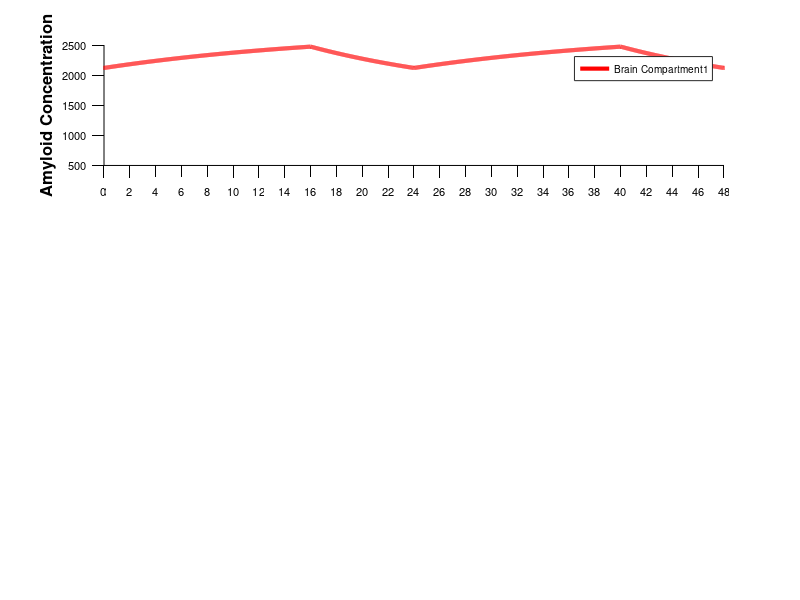

Reproduce this figure in MATLAB. (Note: this script raises an error after producing the figure.)
% general graphics, this will apply to any figure you open
% (groot is the default figure object).
set(groot, ...
'DefaultFigureColor', 'w', ...
'DefaultAxesLineWidth', 0.5, ...
'DefaultAxesXColor', 'k', ...
'DefaultAxesYColor', 'k', ...
'DefaultAxesFontUnits', 'points', ...
'DefaultAxesFontSize', 8, ...
'DefaultAxesFontName', 'Helvetica', ...
'DefaultLineLineWidth', 1, ...
'DefaultTextFontUnits', 'Points', ...
'DefaultTextFontSize', 8, ...
'DefaultTextFontName', 'Helvetica', ...
'DefaultAxesBox', 'off', ...
'DefaultAxesTickLength', [0.02 0.025]);
 
% set the tickdirs to go out - need this specific order
set(groot, 'DefaultAxesTickDir', 'out');
set(groot, 'DefaultAxesTickDirMode', 'manual');

% Updated model function to optimize only sigma_bp (a), sigma_cp (b), and rbc (a12_wake)
function dydt_n = model(t, y)
    r_bc = 0.038;
    r_bp = 0.014;
    r_cp = 0.00537;
    sigma_bc = 1.131;
    sigma_bp = 1.768;
    sigma_cp = 6.100;
    sigma_p = 4.253;
    A = 16.203*8.81;
    sigma_A = 0.772;
    r_p = 0.427/1.44;

    % Switch
    sw_cycle = (mod(t, 24) >= 8 && mod(t, 24) < 24);
    
    % ODE system
    dydt_n = zeros(3, 1);
    dydt_n(1) = A * sw_cycle + sigma_A * A * (1 - sw_cycle) - (r_bp * sw_cycle + sigma_bp * r_bp * (1 - sw_cycle) + r_bc * sw_cycle + sigma_bc * r_bc * (1 - sw_cycle)) * y(1);
    dydt_n(2) = (r_bc * sw_cycle + sigma_bc * r_bc * (1 - sw_cycle)) * y(1) - (r_cp * sw_cycle + sigma_cp * r_cp * (1 - sw_cycle)) * y(2);
    dydt_n(3) = (r_bp * sw_cycle + sigma_bp * r_bp * (1 - sw_cycle)) * y(1) + (r_cp * sw_cycle + sigma_cp * r_cp * (1 - sw_cycle)) * y(2) - (r_p * sw_cycle + sigma_p * r_p * (1 - sw_cycle)) * y(3);
end

% Defining Euler-Maruyama Method
function [t, w] = euler(F, endpoints, initial_conditions, ts)
    % Calculate number of steps and time vector
    total_time = endpoints(2) - endpoints(1);
    num_steps = floor(total_time / ts);
    
    % Initialize time vector
    t = linspace(endpoints(1), endpoints(2), num_steps + 1)';
    
    % Initialize solution matrix
    w = zeros(length(t), length(initial_conditions));
    w(1,:) = initial_conditions;
    
    % Euler iteration
    for k = 1:num_steps
        w(k+1,:) = w(k,:) + F(t(k), w(k,:))' * ts;
    end
end

% Main script
% Run simulation
[t_100days_gwrmse1, sol_100days_gwrmse1] = euler(@(t,y) model(t,y), [0, 24*100], [800,600,20], 0.01);

% Parameters for clearance calculations
r_bc = 0.044;
r_bp = 0.020;
r_cp = 0.00593;
sigma_bc = 1.104;
sigma_bp = 2.412;
sigma_cp = 6.225;

% Brain volume (typical human brain ISF volume in mL)
V_brain = 280; % mL (interstitial fluid volume, can adjust based on your model)

% Extract steady-state concentrations from t=2336 to t=2384
analysis_idx = find(t_100days_gwrmse1 >= 2336 & t_100days_gwrmse1 <= 2384);
t_analysis = t_100days_gwrmse1(analysis_idx);
sol_analysis = sol_100days_gwrmse1(analysis_idx, :);

% Identify wake (8-24) and sleep (0-8) periods
time_of_day = mod(t_analysis, 24);
wake_idx = (time_of_day >= 8) & (time_of_day < 24);
sleep_idx = (time_of_day >= 0) & (time_of_day < 8);

% Calculate mean concentrations during wake and sleep
wake_brain_conc = mean(sol_analysis(wake_idx, 1));
sleep_brain_conc = mean(sol_analysis(sleep_idx, 1));
wake_csf_conc = mean(sol_analysis(wake_idx, 2));
sleep_csf_conc = mean(sol_analysis(sleep_idx, 2));

fprintf('\n=== CNS CLEARANCE ANALYSIS ===\n\n');

fprintf('STEADY-STATE BRAIN CONCENTRATIONS (t=2336 to t=2384):\n');
fprintf('  During wake:  %.2f pg/mL\n', wake_brain_conc);
fprintf('  During sleep: %.2f pg/mL\n\n', sleep_brain_conc);

fprintf('─────────────────────────────────────────────────────────────\n');
fprintf('FRACTIONAL CLEARANCE RATE CONSTANTS (h⁻¹):\n');
fprintf('─────────────────────────────────────────────────────────────\n\n');

fprintf('WAKE PERIOD (8:00 - 24:00):\n');
fprintf('  Brain to CSF efflux (r_bc):           %.4f h⁻¹\n', r_bc);
fprintf('  Blood-Brain Barrier (r_bp):           %.4f h⁻¹\n', r_bp);
fprintf('  Blood-CSF Barrier (r_cp):           %.4f h⁻¹\n', r_cp);
fprintf('  Total CNS clearance (r_bc + r_bp):    %.4f h⁻¹\n', r_bc + r_bp + r_cp);
fprintf('  Brain to CSF contribution:             %.2f%%\n', (r_bc / (r_bc + r_bp + r_cp)) * 100);
fprintf('  BBB contribution:                      %.2f%%\n\n', (r_bp / (r_bc + r_bp + r_cp)) * 100);
fprintf('  Blood to CSF contribution:                      %.2f%%\n\n', (r_cp / (r_bc + r_bp + r_cp)) * 100);

fprintf('SLEEP PERIOD (0:00 - 8:00):\n');
fprintf('  Brain to CSF efflux (r_bc × σ_bc):    %.4f h⁻¹\n', r_bc * sigma_bc);
fprintf('  Blood-Brain Barrier (r_bp × σ_bp):    %.4f h⁻¹\n', r_bp * sigma_bp);
fprintf('  Blood-CSF Barrier (r_cp × σ_cp):    %.4f h⁻¹\n', r_cp * sigma_cp);
fprintf('  Total CNS clearance:                   %.4f h⁻¹\n', r_bc * sigma_bc + r_bp * sigma_bp + r_cp * sigma_cp);
fprintf('  Brain to CSF contribution:             %.2f%%\n', (r_bc * sigma_bc / (r_bc * sigma_bc + r_bp * sigma_bp + r_cp * sigma_cp)) * 100);
fprintf('  BBB contribution:                      %.2f%%\n\n', (r_bp * sigma_bp / (r_bc * sigma_bc + r_bp * sigma_bp + r_cp * sigma_cp)) * 100);
fprintf('  Blood to CSF contribution:                      %.2f%%\n\n', (r_cp * sigma_cp / (r_bc * sigma_bc + r_bp * sigma_bp + r_cp * sigma_cp)) * 100);

fprintf('─────────────────────────────────────────────────────────────\n');
fprintf('ACTUAL FLUX CONTRIBUTIONS (rate × concentration):\n');
fprintf('─────────────────────────────────────────────────────────────\n\n');

% Calculate fluxes during wake (in model units: pg/mL × h⁻¹)
flux_bc_wake = r_bc * wake_brain_conc;
flux_bp_wake = r_bp * wake_brain_conc;
flux_cp_wake = r_cp * wake_brain_conc;
flux_total_wake = flux_bc_wake + flux_bp_wake + flux_cp_wake;

fprintf('WAKE PERIOD:\n');
fprintf('  Brain to CSF flux (r_bc × [Aβ]_brain):      %.2f pg/mL/h\n', flux_bc_wake);
fprintf('  BBB flux (r_bp × [Aβ]_brain):               %.2f pg/mL/h\n', flux_bp_wake);
fprintf('  CSF to Blood flux (r_cp × [Aβ]_CSF):               %.2f pg/mL/h\n', flux_cp_wake);
fprintf('  Total CNS clearance flux:                   %.2f pg/mL/h\n', flux_total_wake);
fprintf('  Brain to CSF flux contribution:             %.2f%%\n', (flux_bc_wake / flux_total_wake) * 100);
fprintf('  BBB flux contribution:                      %.2f%%\n\n', (flux_bp_wake / flux_total_wake) * 100);
fprintf('  Blood-CSF flux contribution:                      %.2f%%\n\n', (flux_cp_wake / flux_total_wake) * 100);

% Calculate fluxes during sleep
flux_bc_sleep = r_bc * sigma_bc * sleep_brain_conc;
flux_bp_sleep = r_bp * sigma_bp * sleep_brain_conc;
flux_cp_sleep = r_cp * sigma_cp * sleep_csf_conc;
flux_total_sleep = flux_bc_sleep + flux_bp_sleep + flux_cp_sleep;

fprintf('SLEEP PERIOD:\n');
fprintf('  Brain to CSF flux (r_bc × σ_bc × [Aβ]_brain):   %.2f pg/mL/h\n', flux_bc_sleep);
fprintf('  BBB flux (r_bp × σ_bp × [Aβ]_brain):            %.2f pg/mL/h\n', flux_bp_sleep);
fprintf('  Blood CSF flux (r_cp × σ_cp × [Aβ]_CSF):            %.2f pg/mL/h\n', flux_cp_sleep);
fprintf('  Total CNS clearance flux:                       %.2f pg/mL/h\n', flux_total_sleep);
fprintf('  Brain to CSF flux contribution:                 %.2f%%\n', (flux_bc_sleep / flux_total_sleep) * 100);
fprintf('  BBB flux contribution:                          %.2f%%\n\n', (flux_bp_sleep / flux_total_sleep) * 100);
fprintf('  Blood CSF flux contribution:                          %.2f%%\n\n', (flux_cp_sleep / flux_total_sleep) * 100);

fprintf('─────────────────────────────────────────────────────────────\n');
fprintf('CONVERSION TO ng/min FOR COMPARISON WITH ROBERTS ET AL. (2014):\n');
fprintf('─────────────────────────────────────────────────────────────\n\n');

fprintf('Using brain ISF volume V_brain = %.0f mL\n\n', V_brain);

% Convert flux from pg/mL/h to ng/min
% flux (pg/mL/h) × V_brain (mL) × (1 ng / 1000 pg) × (1 h / 60 min) = ng/min
conversion_factor = V_brain * (1/1000) * (1/60);

flux_bc_wake_ngmin = flux_bc_wake * conversion_factor;
flux_bp_wake_ngmin = flux_bp_wake * conversion_factor;
flux_cp_wake_ngmin = flux_cp_wake * conversion_factor;
flux_total_wake_ngmin = flux_total_wake * conversion_factor;

flux_bc_sleep_ngmin = flux_bc_sleep * conversion_factor;
flux_bp_sleep_ngmin = flux_bp_sleep * conversion_factor;
flux_cp_sleep_ngmin = flux_cp_sleep * conversion_factor;
flux_total_sleep_ngmin = flux_total_sleep * conversion_factor;

fprintf('WAKE PERIOD (in ng/min):\n');
fprintf('  Brain to CSF flux:                      %.2f ng/min\n', flux_bc_wake_ngmin);
fprintf('  BBB flux:                               %.2f ng/min\n', flux_bp_wake_ngmin);
fprintf('  Blood CSF flux:                               %.2f ng/min\n', flux_cp_wake_ngmin);
fprintf('  Total CNS clearance flux:               %.2f ng/min\n', flux_total_wake_ngmin);
fprintf('  Brain to CSF contribution:              %.2f%%\n', (flux_bc_wake_ngmin / flux_total_wake_ngmin) * 100);
fprintf('  BBB contribution:                       %.2f%%\n\n', (flux_bp_wake_ngmin / flux_total_wake_ngmin) * 100);
fprintf('  Blood CSF contribution:                       %.2f%%\n\n', (flux_cp_wake_ngmin / flux_total_wake_ngmin) * 100);

fprintf('SLEEP PERIOD (in ng/min):\n');
fprintf('  Brain to CSF flux:                      %.2f ng/min\n', flux_bc_sleep_ngmin);
fprintf('  BBB flux:                               %.2f ng/min\n', flux_bp_sleep_ngmin);
fprintf('  Blood CSF flux:                               %.2f ng/min\n', flux_cp_sleep_ngmin);
fprintf('  Total CNS clearance flux:               %.2f ng/min\n', flux_total_sleep_ngmin);
fprintf('  Brain to CSF contribution:              %.2f%%\n', (flux_bc_sleep_ngmin / flux_total_sleep_ngmin) * 100);
fprintf('  BBB contribution:                       %.2f%%\n\n', (flux_bp_sleep_ngmin / flux_total_sleep_ngmin) * 100);
fprintf('  Blood CSF contribution:                       %.2f%%\n\n', (flux_cp_sleep_ngmin / flux_total_sleep_ngmin) * 100);

fprintf('─────────────────────────────────────────────────────────────\n');
fprintf('COMPARISON WITH ROBERTS ET AL. (2014) EXPERIMENTAL DATA:\n');
fprintf('─────────────────────────────────────────────────────────────\n\n');

fprintf('Roberts et al. (2014) reported (presumably during wake):\n');
fprintf('  Total CNS clearance:    9.7 ng/min\n');
fprintf('  CSF pathway:            5.0 ng/min (51.5%%)\n');
fprintf('  BBB pathway:            4.7 ng/min (48.5%%)\n\n');

fprintf('Your model during WAKE:\n');
fprintf('  Total CNS clearance:    %.2f ng/min\n', flux_total_wake_ngmin);
fprintf('  CSF pathway:            %.2f ng/min (%.1f%%)\n', flux_bc_wake_ngmin, (flux_bc_wake_ngmin / flux_total_wake_ngmin) * 100);
fprintf('  BBB pathway:            %.2f ng/min (%.1f%%)\n\n', flux_bp_wake_ngmin, (flux_bp_wake_ngmin / flux_total_wake_ngmin) * 100);
fprintf('  Blood CSF pathway:            %.2f ng/min (%.1f%%)\n\n', flux_cp_wake_ngmin, (flux_cp_wake_ngmin / flux_total_wake_ngmin) * 100);

fprintf('Scaling factor needed to match Roberts et al. total flux:\n');
fprintf('  %.2fx (apply to concentration or volume if needed)\n\n', 9.7 / flux_total_wake_ngmin);

fprintf('─────────────────────────────────────────────────────────────\n');
fprintf('SLEEP vs WAKE COMPARISON:\n');
fprintf('─────────────────────────────────────────────────────────────\n\n');

fprintf('FLUX FOLD CHANGES (accounting for concentration):\n');
fprintf('  Brain to CSF flux increase:            %.2fx\n', flux_bc_sleep / flux_bc_wake);
fprintf('  BBB flux increase:                     %.2fx\n', flux_bp_sleep / flux_bp_wake);
fprintf('  Blood CSF flux increase:                     %.2fx\n', flux_cp_sleep / flux_cp_wake);
fprintf('  Total clearance flux increase:         %.2fx\n\n', flux_total_sleep / flux_total_wake);

% Plot comparison
figure;
subplot(3, 1, 1);
hold on;
plot(t_100days_gwrmse1, sol_100days_gwrmse1(:, 1), 'r', 'LineWidth', 3.0, 'DisplayName', 'Brain Compartment1');
legend('show');
ylabel('Amyloid Concentration', 'FontSize', 12, 'FontWeight','bold');
xlim([2336, 2384]);
xticks(2336:2:2384);
xticklabels(0:2:48);
xline(2352, 'k--', 'LineWidth', 2, 'HandleVisibility', 'off', 'Alpha', 0.5);
xline(2360, 'k--', 'LineWidth', 2, 'HandleVisibility', 'off', 'Alpha', 0.5);
xline(2376, 'k--', 'LineWidth', 2, 'HandleVisibility', 'off', 'Alpha', 0.5);
xline(2384, 'k--', 'LineWidth', 2, 'HandleVisibility', 'off', 'Alpha', 0.5);
hold off;

subplot(3, 1, 2);
hold on;
plot(t_100days_gwrmse1, sol_100days_gwrmse1(:, 2), 'r', 'LineWidth', 3.0, 'DisplayName', 'CSF Compartment1');
legend('show');
ylabel('Amyloid Concentration', 'FontSize', 12, 'FontWeight','bold');
xlim([2336, 2384]);
xticks(2336:2:2384);
xticklabels(0:2:48);
xline(2352, 'k--', 'LineWidth', 2, 'HandleVisibility', 'off', 'Alpha', 0.5);
xline(2360, 'k--', 'LineWidth', 2, 'HandleVisibility', 'off', 'Alpha', 0.5);
xline(2376, 'k--', 'LineWidth', 2, 'HandleVisibility', 'off', 'Alpha', 0.5);
xline(2384, 'k--', 'LineWidth', 2, 'HandleVisibility', 'off', 'Alpha', 0.5);
hold off;

subplot(3, 1, 3);
hold on;
plot(t_100days_gwrmse1, sol_100days_gwrmse1(:, 3), 'r', 'LineWidth', 3.0, 'DisplayName', 'Plasma Compartment1');
legend('show');
xlabel('Time (hr)', 'FontSize', 12, 'FontWeight','bold');
ylabel('Amyloid Concentration', 'FontSize', 12, 'FontWeight','bold');
xlim([2336, 2384]);
xticks(2336:2:2384);
xticklabels(0:2:48);
xline(2352, 'k--', 'LineWidth', 2, 'HandleVisibility', 'off', 'Alpha', 0.5);
xline(2360, 'k--', 'LineWidth', 2, 'HandleVisibility', 'off', 'Alpha', 0.5);
xline(2376, 'k--', 'LineWidth', 2, 'HandleVisibility', 'off', 'Alpha', 0.5);
xline(2384, 'k--', 'LineWidth', 2, 'HandleVisibility', 'off', 'Alpha', 0.5);
hold off;

fprintf('═════════════════════════════════════════════════════════════\n');
fprintf('OSCILLATION AMPLITUDE CHANGES (WAKE → SLEEP):\n');
fprintf('═════════════════════════════════════════════════════════════\n\n');

% Define the two time points for comparison
t_wake_end = 2352;  % End of first wake period
t_sleep_end = 2360; % End of first sleep period

% Find indices closest to these times
[~, idx_wake] = min(abs(t_100days_gwrmse1 - t_wake_end));
[~, idx_sleep] = min(abs(t_100days_gwrmse1 - t_sleep_end));

% Extract concentrations at these time points
conc_wake = sol_100days_gwrmse1(idx_wake, :);
conc_sleep = sol_100days_gwrmse1(idx_sleep, :);

% Calculate percentage changes
pct_change_brain = ((conc_sleep(1) - conc_wake(1)) / conc_wake(1)) * 100;
pct_change_csf = ((conc_sleep(2) - conc_wake(2)) / conc_wake(2)) * 100;
pct_change_plasma = ((conc_sleep(3) - conc_wake(3)) / conc_wake(3)) * 100;

fprintf('Time comparison: t=%.0f (end of wake) → t=%.0f (end of sleep)\n\n', t_wake_end, t_sleep_end);

fprintf('BRAIN COMPARTMENT:\n');
fprintf('  Concentration at t=%.0f:  %.2f pg/mL\n', t_wake_end, conc_wake(1));
fprintf('  Concentration at t=%.0f:  %.2f pg/mL\n', t_sleep_end, conc_sleep(1));
fprintf('  Change:                    %+.2f%%\n\n', pct_change_brain);

fprintf('CSF COMPARTMENT:\n');
fprintf('  Concentration at t=%.0f:  %.2f pg/mL\n', t_wake_end, conc_wake(2));
fprintf('  Concentration at t=%.0f:  %.2f pg/mL\n', t_sleep_end, conc_sleep(2));
fprintf('  Change:                    %+.2f%%\n\n', pct_change_csf);

fprintf('PLASMA COMPARTMENT:\n');
fprintf('  Concentration at t=%.0f:  %.2f pg/mL\n', t_wake_end, conc_wake(3));
fprintf('  Concentration at t=%.0f:  %.2f pg/mL\n', t_sleep_end, conc_sleep(3));
fprintf('  Change:                    %+.2f%%\n\n', pct_change_plasma);

fprintf('SUMMARY:\n');
if pct_change_brain < 0
    fprintf('  Brain:  %.2f%% DECREASE during sleep\n', abs(pct_change_brain));
else
    fprintf('  Brain:  %.2f%% INCREASE during sleep\n', pct_change_brain);
end

if pct_change_csf < 0
    fprintf('  CSF:    %.2f%% DECREASE during sleep\n', abs(pct_change_csf));
else
    fprintf('  CSF:    %.2f%% INCREASE during sleep\n', pct_change_csf);
end

if pct_change_plasma < 0
    fprintf('  Plasma: %.2f%% DECREASE during sleep\n\n', abs(pct_change_plasma));
else
    fprintf('  Plasma: %.2f%% INCREASE during sleep\n\n', pct_change_plasma);
end
